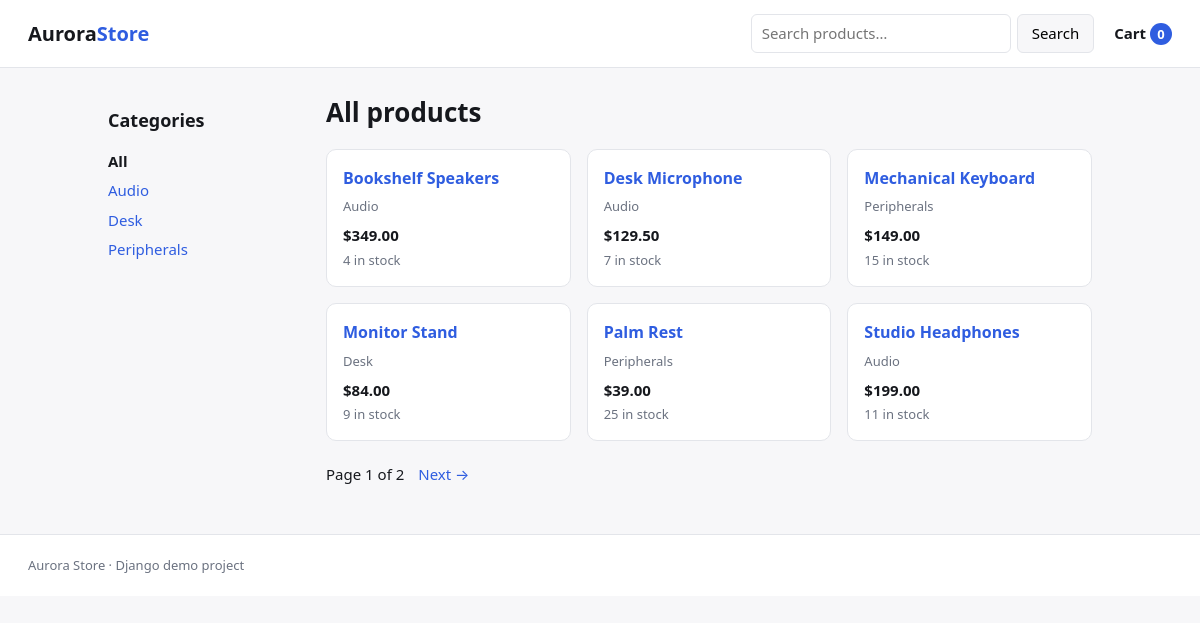
The page / on the database its author committed.
### catalog/models.py (models this page shows, shortened)
class Category(models.Model):
    name = models.CharField(max_length=100, unique=True)
    slug = models.SlugField(max_length=100, unique=True)
    class Meta:
        ordering = ["name"]
        verbose_name_plural = "categories"
    def get_absolute_url(self):
        return reverse("catalog:product_list_by_category", args=[self.slug])

class Product(models.Model):
    category = models.ForeignKey(
        Category, related_name="products", on_delete=models.PROTECT
    )
    name = models.CharField(max_length=200)
    slug = models.SlugField(max_length=200, unique=True)
    description = models.TextField(blank=True)
    price = models.DecimalField(max_digits=10, decimal_places=2)
    stock = models.PositiveIntegerField(default=0)
    is_active = models.BooleanField(default=True)
    created_at = models.DateTimeField(auto_now_add=True)
    updated_at = models.DateTimeField(auto_now=True)
    objects = ProductQuerySet.as_manager()
    class Meta:
        ordering = ["name"]
        indexes = [
            models.Index(fields=["is_active", "stock"]),
            models.Index(fields=["category", "name"]),
        ]
        constraints = [
            models.CheckConstraint(
                condition=models.Q(price__gte=Decimal("0.00")),
                name="product_price_non_negative",
            )
        ]
    def get_absolute_url(self):
        return reverse("catalog:product_detail", args=[self.slug])

### catalog/views.py (the view)
# urls.py: path("", views.product_list, name="product_list"),
def product_list(request, category_slug=None):
    category = None
    products = Product.objects.available().select_related("category")
    if category_slug:
        category = get_object_or_404(Category, slug=category_slug)
        products = products.filter(category=category)
    query = request.GET.get("q", "").strip()
    products = products.search(query)
    page = Paginator(products, settings.PRODUCTS_PER_PAGE).get_page(
        request.GET.get("page")
    )
    return render(
        request,
        "catalog/product_list.html",
        {
            "category": category,
            "categories": Category.objects.all(),
            "page_obj": page,
            "query": query,
        },
    )

### cart/cart.py (called while the page is built)
    def __len__(self):
        return sum(item["quantity"] for item in self.cart.values())

### cart/context_processors.py (called while the page is built)
def cart_summary(request):
    cart = Cart(request)
    return {"cart": cart, "cart_item_count": len(cart)}

### catalog/models.py (called while the page is built)
    def available(self):
        return self.filter(is_active=True, stock__gt=0)

    def search(self, term):
        if not term:
            return self
        return self.filter(
            models.Q(name__icontains=term) | models.Q(description__icontains=term)
        )

### templates/catalog/product_list.html (shortened to what this page needs)
{% extends "base.html" %}
{% block content %}
<div class="layout">
  <aside class="sidebar">
    <h2>Categories</h2>
    <ul class="cat-list">
      <li><a href="{% url 'catalog:product_list' %}" {% if not category %}class="active"{% endif %}>All</a></li>
      {% for c in categories %}
        <li><a href="{{ c.get_absolute_url }}" {% if category.slug == c.slug %}class="active"{% endif %}>{{ c.name }}</a></li>
      {% endfor %}
    </ul>
  </aside>
  <section class="content">
    <h1>{% if category %}{{ category.name }}{% else %}All products{% endif %}</h1>
    <div class="grid">
      {% for product in page_obj %}
        <article class="card">
          <h3><a href="{{ product.get_absolute_url }}">{{ product.name }}</a></h3>
          <p class="cat">{{ product.category.name }}</p>
          <p class="price">${{ product.price }}</p>
          <p class="stock">{{ product.stock }} in stock</p>
        </article>
      {% empty %}
        <p class="empty">No products matched.</p>
      {% endfor %}
    </div>
    {% if page_obj.paginator.num_pages > 1 %}
      <nav class="pager">
        <span>Page {{ page_obj.number }} of {{ page_obj.paginator.num_pages }}</span>
        {% if page_obj.has_next %}
          <a href="?{% if query %}q={{ query }}&amp;{% endif %}page={{ page_obj.next_page_number }}">Next &rarr;</a>
        {% endif %}
      </nav>
    {% endif %}
  </section>
</div>
{% endblock %}

### templates/base.html (shortened to what this page needs)
{% load static %}<!doctype html>
<html lang="en">
<head>
  <link rel="stylesheet" href="{% static 'css/site.css' %}">
</head>
<body>
<header class="site-header">
  <a class="brand" href="{% url 'catalog:product_list' %}">Aurora<span>Store</span></a>
  <form class="search" action="{% url 'catalog:product_list' %}" method="get">
    <input type="search" name="q" value="{{ query|default_if_none:'' }}" placeholder="Search products&hellip;" aria-label="Search products">
    <button type="submit">Search</button>
  </form>
  <a class="cart-link" href="{% url 'cart:cart_detail' %}">
    Cart <span class="badge">{{ cart_item_count }}</span>
  </a>
</header>
<main class="wrap">
  {% block content %}{% endblock %}
</main>
<footer class="site-footer">Aurora Store &middot; Django demo project</footer>
</body>
</html>

### static/css/site.css (style rules this page uses)
:root { --bg: #f7f7f9; --panel: #ffffff; --ink: #16181d; --muted: #6b7280; --line: #e3e5ea; --accent: #2f5de0; --accent-ink: #ffffff; --danger: #b4232a; --ok: #10663f; }
* { box-sizing: border-box; }
body { margin: 0; background: var(--bg); color: var(--ink); font: 15px/1.55 system-ui, -apple-system, "Segoe UI", Roboto, sans-serif; }
a { color: var(--accent); text-decoration: none; }
.site-header { display: flex; align-items: center; gap: 20px; padding: 14px 28px; background: var(--panel); border-bottom: 1px solid var(--line); }
.brand { font-size: 20px; font-weight: 700; color: var(--ink); }
.brand span { color: var(--accent); }
.search { margin-left: auto; display: flex; gap: 6px; }
.search input { width: 260px; padding: 7px 10px; border: 1px solid var(--line); border-radius: 6px; font: inherit; }
.search button, .btn, .link-btn { font: inherit; cursor: pointer; }
.search button { padding: 7px 14px; border: 1px solid var(--line); background: var(--bg); border-radius: 6px; }
.cart-link { font-weight: 600; color: var(--ink); }
.badge { display: inline-block; min-width: 22px; padding: 1px 7px; background: var(--accent); color: var(--accent-ink); border-radius: 11px; font-size: 13px; text-align: center; }
.wrap { max-width: 1040px; margin: 0 auto; padding: 24px 28px 48px; }
h1 { font-size: 26px; margin: 0 0 16px; }
h2 { font-size: 18px; }
.layout { display: grid; grid-template-columns: 190px 1fr; gap: 28px; }
.cat-list { list-style: none; margin: 0; padding: 0; }
.cat-list li { margin-bottom: 6px; }
.cat-list a.active { font-weight: 700; color: var(--ink); }
.grid { display: grid; gap: 16px; grid-template-columns: repeat(auto-fill, minmax(210px, 1fr)); }
.card { background: var(--panel); border: 1px solid var(--line); border-radius: 10px; padding: 16px; }
.card h3 { margin: 0 0 6px; font-size: 16px; }
.card .cat { margin: 0; color: var(--muted); font-size: 13px; }
.price { font-weight: 700; margin: 8px 0 2px; }
.stock { color: var(--muted); font-size: 13px; margin: 0; }
.pager { margin-top: 22px; display: flex; gap: 14px; align-items: center; }
.site-footer { padding: 20px 28px; color: var(--muted); font-size: 13px; border-top: 1px solid var(--line); background: var(--panel); }

### rows shown on the page
Category: name "Audio"
Category: name "Desk"
Category: name "Peripherals"
Product: name "Bookshelf Speakers", category.name "Audio", price "349.00", stock "4"
Product: name "Desk Microphone", category.name "Audio", price "129.50", stock "7"
Product: name "Mechanical Keyboard", category.name "Peripherals", price "149.00", stock "15"
Product: name "Monitor Stand", category.name "Desk", price "84.00", stock "9"
Product: name "Palm Rest", category.name "Peripherals", price "39.00", stock "25"
Product: name "Studio Headphones", category.name "Audio", price "199.00", stock "11"

### other values the page prints
{{ cart_item_count }} "0"
{{ page_obj.number }} "1"
{{ page_obj.paginator.num_pages }} "2"
